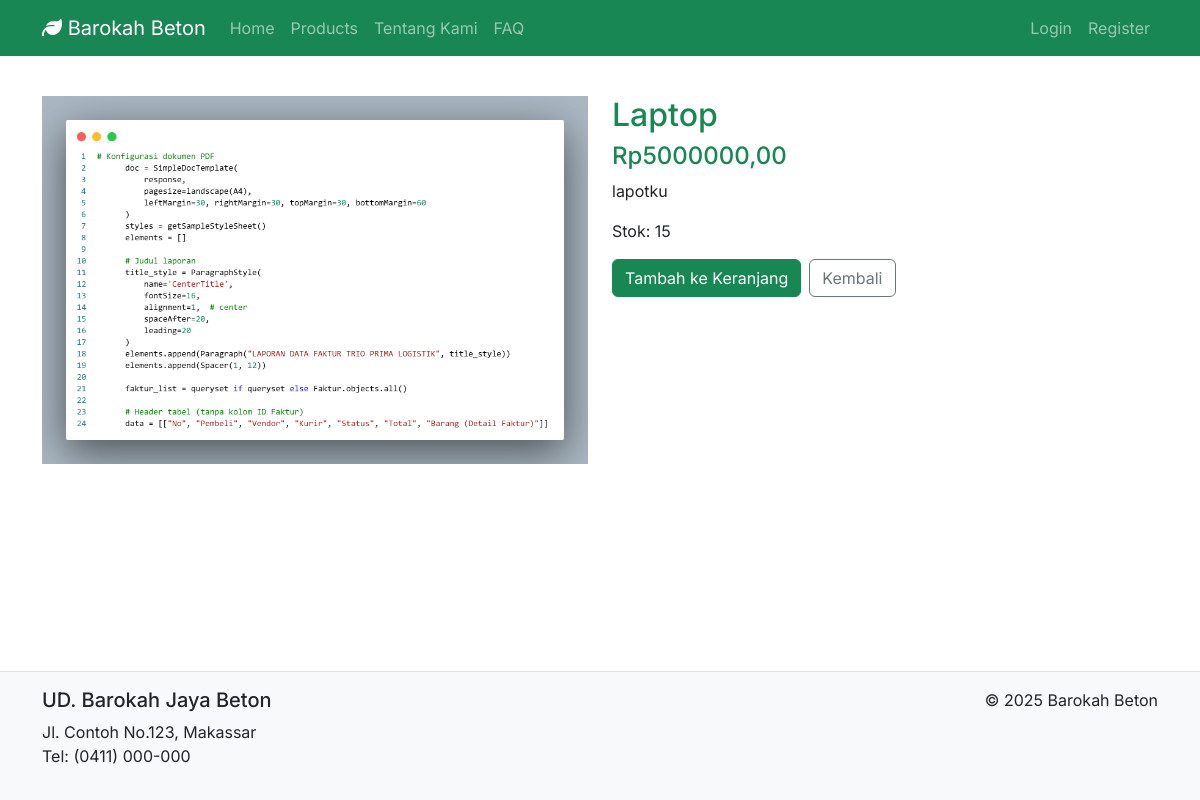
The page /products/1/ on the database its author committed.
### core/models.py (models this page shows, shortened)
class Produk(models.Model):
    id = models.AutoField(primary_key=True)
    nama_produk = models.CharField(max_length=255, verbose_name="Nama Produk")
    deskripsi_produk = models.TextField(verbose_name="Deskripsi Produk")
    foto_produk = models.ImageField(upload_to='produk_images/', verbose_name="Foto Produk")
    stok_produk = models.IntegerField(verbose_name="Stok Produk")
    harga_produk = models.DecimalField(max_digits=10, decimal_places=2, verbose_name="Harga Produk")
    kategori = models.ForeignKey(Kategori, on_delete=models.SET_NULL, blank=True, null=True, verbose_name="Kategori")
    last_restock_trigger_date = models.DateTimeField(null=True, blank=True, verbose_name="Tanggal Trigger Restock Broadcast")
    class Meta:
        verbose_name_plural = "Produk"
        db_table = 'produk'
    def __init__(self, *args, **kwargs):
        super().__init__(*args, **kwargs)
        try:
            self._original_stok = self.stok_produk
        except Exception:
            self._original_stok = None

### core/views.py (the view)
# urls.py: path('products/<int:product_id>/', views.product_detail, name='product_detail'),
def product_detail(request, product_id):
	p = get_object_or_404(Produk, pk=product_id)
	return render(request, 'core/product_detail.html', {'product': p})

### core/templates/core/product_detail.html (shortened to what this page needs)
{% extends 'core/_base.html' %}
{% block content %}
<div class="row">
    <div class="col-md-6">
        {% if product.foto_produk %}
        <img src="{{ product.foto_produk.url }}" class="img-fluid" alt="{{ product.nama_produk }}">
        {% else %}
        <img src="https://via.placeholder.com/600x400.png?text=Product" class="img-fluid"
            alt="{{ product.nama_produk }}">
        {% endif %}
    </div>
    <div class="col-md-6">
        <h2 class="text-success">{{ product.nama_produk }}</h2>
        <p class="h4 text-success">Rp{{ product.harga_produk }}</p>
        <p>{{ product.deskripsi_produk }}</p>
        <p>Stok: {{ product.stok_produk }}</p>
        <form method="post" action="{% url 'core:cart_add' product.id %}" class="d-flex gap-2">
            <button class="btn btn-success" type="submit">Tambah ke Keranjang</button>
            <a href="{% url 'core:products' %}" class="btn btn-outline-secondary">Kembali</a>
        </form>
    </div>
</div>
{% endblock %}

### core/templates/core/_base.html (style rules this page uses)
body { font-family: 'Inter', sans-serif; }
body { padding-bottom: 100px; }

### rows shown on the page
Produk: foto_produk (picture), nama_produk "Laptop", harga_produk "5000000,00", deskripsi_produk "lapotku", stok_produk "15"
